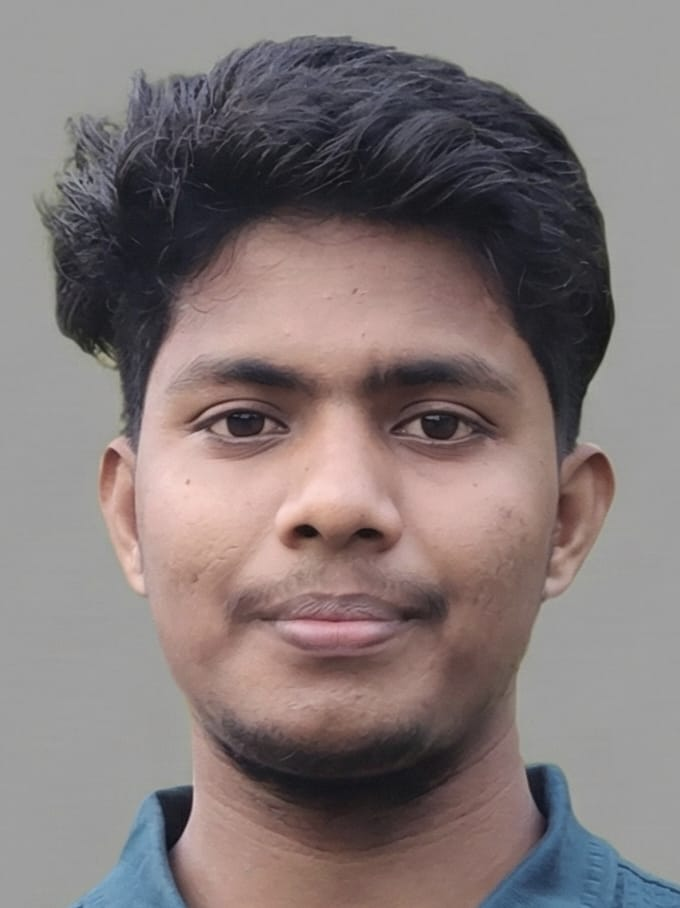
#> input picture models/dataset/amlan/amlan.jpeg, 680 x 908 px, given in place of the camera
$ python motion_detector.py
#> lines starting #> are read from the running program, lines starting #| are printed output that depends on the picture; after the words box and inside, x2 and y2 are one past the last pixel; in counts of white or black regions, pixels touching at a corner belong together
### backend/camera_manager.py
import platform
from typing import Optional, Tuple

import cv2
import numpy as np

# ---------------------------------------------------------------------------
# Platform detection
# ---------------------------------------------------------------------------
_IS_RASPBERRY_PI = platform.system() == "Linux"

# ---------------------------------------------------------------------------
# Defaults
# ---------------------------------------------------------------------------
DEFAULT_RESOLUTION: Tuple[int, int] = (1920, 1080)
DEFAULT_BRIGHTNESS: int = 20    # pixel offset added after capture (0–100)
DEFAULT_GAMMA: float = 1.5      # >1.0 brightens shadows; 1.0 = no change

# ---------------------------------------------------------------------------
# Module-level state
# ---------------------------------------------------------------------------
_cap: Optional[cv2.VideoCapture] = None
_brightness: int = DEFAULT_BRIGHTNESS
_gamma_lut: Optional[np.ndarray] = None


# ---------------------------------------------------------------------------
# Internal helpers
# ---------------------------------------------------------------------------

def _build_gamma_lut(gamma: float) -> np.ndarray:
    """
    Pre-compute an 8-bit lookup table for gamma correction.

    gamma > 1.0  →  brightens dark regions (good for dim USB cams)
    gamma < 1.0  →  darkens the image
    gamma = 1.0  →  identity (no change)
    """
    inv_gamma = 1.0 / gamma
    lut = np.array(
        [((i / 255.0) ** inv_gamma) * 255 for i in range(256)],
        dtype=np.uint8,
    )
    return lut


def _apply_corrections(
    frame: np.ndarray,
    brightness: int,
    gamma_lut: np.ndarray,
) -> np.ndarray:
    """
    Apply brightness offset then gamma correction to a BGR frame.

    brightness is added as a flat pixel offset; cv2.convertScaleAbs
    handles overflow clamping automatically.
    """
    frame = cv2.convertScaleAbs(frame, alpha=1.0, beta=float(brightness))
    frame = cv2.LUT(frame, gamma_lut)
    return frame


# ---------------------------------------------------------------------------
# Public API
# ---------------------------------------------------------------------------

def initialize_camera(
    camera_index: int = 0,
    resolution: Tuple[int, int] = DEFAULT_RESOLUTION,
    brightness: int = DEFAULT_BRIGHTNESS,
    gamma: float = DEFAULT_GAMMA,
) -> bool:
    """
    Open the USB webcam and configure it.

    Parameters
    ----------
    camera_index : int
        OS camera index (0 = first webcam).
    resolution : (width, height)
        Requested capture resolution. Defaults to 1920×1080.
        The camera may fall back to its nearest supported resolution.
    brightness : int
        Flat pixel brightness offset applied after capture (0–100).
    gamma : float
        Gamma value for correction LUT (>1.0 brightens dark frames).

    Returns
    -------
    bool
        True if the camera was opened successfully, False otherwise.
    """
#> called with camera_index = 0, resolution = (1920, 1080), brightness = 20, gamma = 1.5
    global _cap, _brightness, _gamma_lut

    # Select the appropriate backend per platform
    if _IS_RASPBERRY_PI:
        # V4L2 gives direct control and lower latency on Linux / Pi
        backend = cv2.CAP_V4L2
    else:
        # DirectShow works reliably across Windows webcams
        backend = cv2.CAP_DSHOW

    _cap = cv2.VideoCapture(camera_index, backend)

    if not _cap.isOpened():
        print(f"[CameraManager] ERROR: Could not open camera at index {camera_index}.")
        _cap = None
        return False

    # Request resolution
    _cap.set(cv2.CAP_PROP_FRAME_WIDTH, resolution[0])
    _cap.set(cv2.CAP_PROP_FRAME_HEIGHT, resolution[1])
    _cap.set(cv2.CAP_PROP_FPS, 30)

    # On Raspberry Pi keep the internal buffer small to avoid stale frames
    if _IS_RASPBERRY_PI:
        _cap.set(cv2.CAP_PROP_BUFFERSIZE, 1)

    # Discard warm-up frames so auto-exposure settles before use
    for _ in range(10):
        _cap.read()
#> this loop made 10 passes
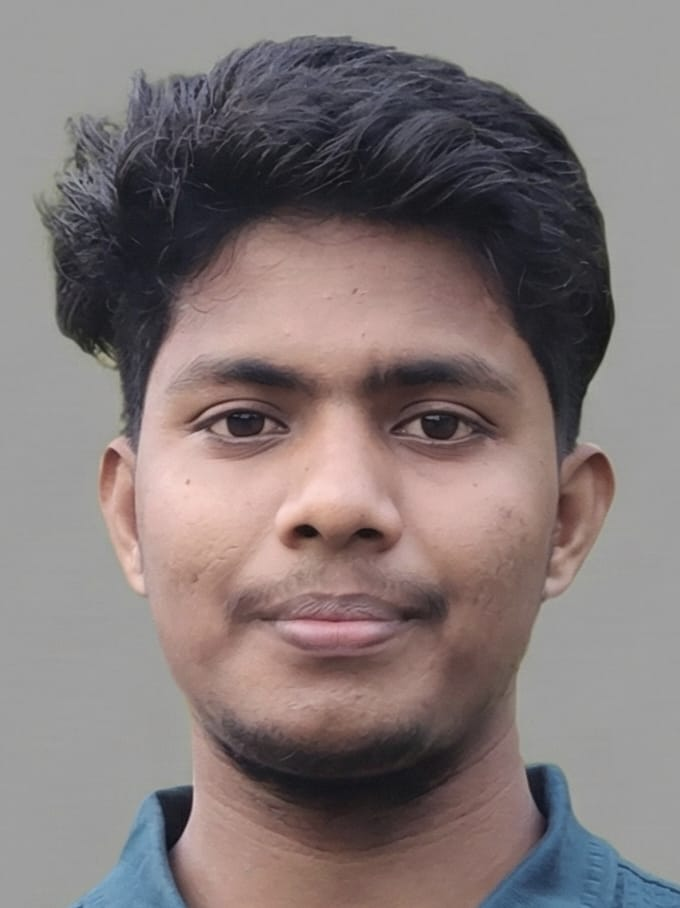
#> input picture models/dataset/amlan/amlan.jpeg, 680 x 908 px, given in place of the camera

    actual_w = int(_cap.get(cv2.CAP_PROP_FRAME_WIDTH))
    actual_h = int(_cap.get(cv2.CAP_PROP_FRAME_HEIGHT))
    print(
        f"[CameraManager] Camera {camera_index} opened "
        f"({'Pi/V4L2' if _IS_RASPBERRY_PI else 'Windows/DSHOW'}) "
        f"→ {actual_w}×{actual_h}"
    )

    _brightness = brightness
    _gamma_lut = _build_gamma_lut(gamma)
    return True


def get_frame() -> Optional[np.ndarray]:
    """
    Capture one frame from the webcam, apply corrections, and return it.

    Returns
    -------
    numpy.ndarray or None
        Processed BGR frame, or None if capture failed.
    """
    global _cap, _brightness, _gamma_lut

    if _cap is None or not _cap.isOpened():
        print("[CameraManager] ERROR: Camera is not initialized. Call initialize_camera() first.")
        return None

    ret, frame = _cap.read()
#> frame is the input picture: shape (908, 680, 3); mean B, G, R 119.8, 120.1, 131.2

    if not ret or frame is None:
        print("[CameraManager] WARNING: Failed to read frame from camera.")
        return None

    frame = _apply_corrections(frame, _brightness, _gamma_lut)
#> in _apply_corrections, `frame = cv2.LUT(frame, gamma_lut)`:
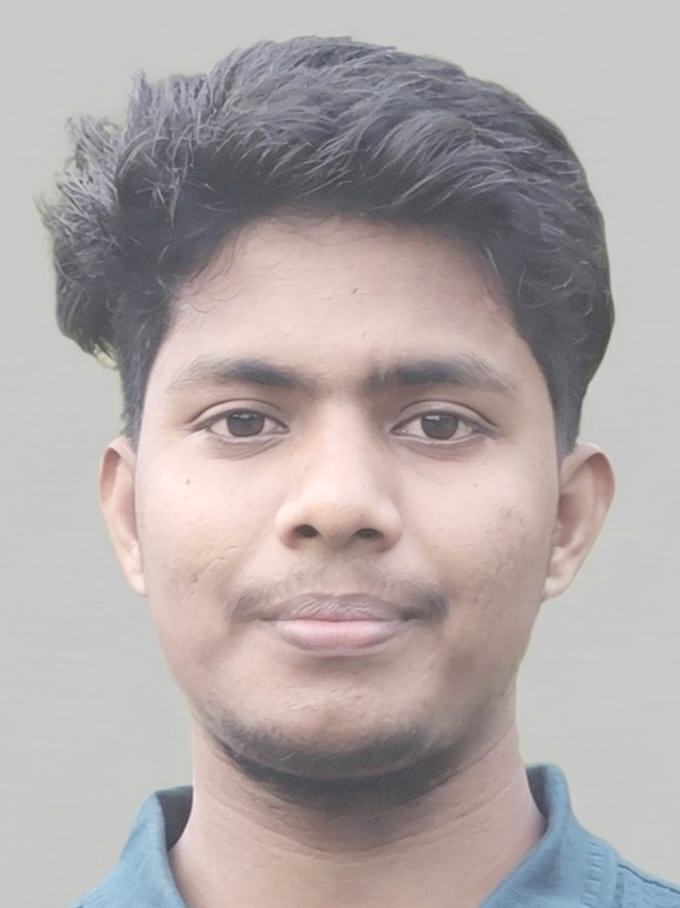
#> frame: shape (908, 680, 3); mean of channels 0, 1, 2 167.9, 167.9, 176.5; drawn as B, G, R
    return frame


def release_camera() -> None:
    """
    Release the camera resource and reset module state.

    Safe to call even if the camera was never initialized.
    """
    global _cap

    if _cap is not None:
        _cap.release()
        _cap = None
        print("[CameraManager] Camera released.")


# ---------------------------------------------------------------------------
# Quick self-test  (python -m backend.camera_manager)
# ---------------------------------------------------------------------------

# [22 lines that do not run on import are left out]

### backend/motion_detector.py
"""
motion_detector.py – Second Sentry
===================================
OpenCV-based motion detection via frame differencing.
Optimized for Raspberry Pi (low-res grayscale pipeline) but fully
runnable on Windows for development / testing.
"""

import cv2
import numpy as np

# ---------------------------------------------------------------------------
# Adjustable parameters
# ---------------------------------------------------------------------------

# Binary-threshold applied to the absolute frame difference.
# Pixel changes below this value are ignored as noise.
# Raise on noisy cameras; lower for higher sensitivity.
MOTION_THRESHOLD: int = 25

# Minimum contour area (pixels²) to count as real motion.
# Increase to ignore insects / compression artefacts; decrease to catch
# smaller movements.
MIN_CONTOUR_AREA: int = 500

# Gaussian blur kernel size – smooths frames before differencing.
# Must be an odd number.  Larger = more noise suppression but less detail.
_BLUR_KERNEL: tuple = (21, 21)

# Dilation iterations – fills small gaps between motion regions so they
# merge into a single contour.
_DILATE_ITERATIONS: int = 2


# ---------------------------------------------------------------------------
# Public API
# ---------------------------------------------------------------------------

def detect_motion(
    current_frame: np.ndarray,
    previous_frame: np.ndarray,
    *,
    motion_threshold: int = MOTION_THRESHOLD,
    min_contour_area: int = MIN_CONTOUR_AREA,
) -> bool:
    """
    Detect motion between two consecutive BGR frames.

    Pipeline
    --------
    1. Convert both frames to grayscale.
    2. Apply Gaussian blur to suppress sensor / compression noise.
    3. Compute absolute pixel-level difference.
    4. Threshold the diff image to produce a binary motion mask.
    5. Dilate the mask to merge nearby regions.
    6. Find external contours and check whether any exceeds
       *min_contour_area*.

    Parameters
    ----------
    current_frame : np.ndarray
        The latest captured BGR frame.
    previous_frame : np.ndarray
        The immediately preceding BGR frame.
    motion_threshold : int, optional
        Pixel-difference threshold (0-255).  Defaults to module-level
        ``MOTION_THRESHOLD``.
    min_contour_area : int, optional
        Smallest contour area (px²) that counts as motion.  Defaults to
        module-level ``MIN_CONTOUR_AREA``.

    Returns
    -------
    bool
        ``True`` if motion is detected, ``False`` otherwise.
    """
#> called with motion_threshold = 25, min_contour_area = 500
    if current_frame is None or previous_frame is None:
        return False

    # 1. Grayscale conversion
    gray_curr = cv2.cvtColor(current_frame, cv2.COLOR_BGR2GRAY)
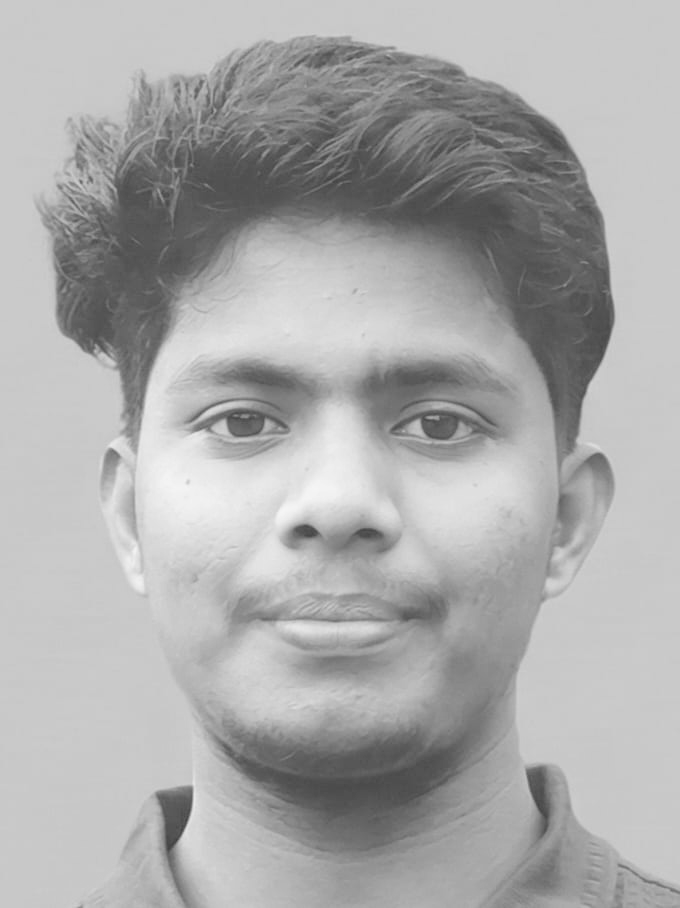
#> gray_curr: shape (908, 680); min 64, max 245, mean 170.5
    gray_prev = cv2.cvtColor(previous_frame, cv2.COLOR_BGR2GRAY)

    # 2. Gaussian blur (reduces high-frequency noise)
    gray_curr = cv2.GaussianBlur(gray_curr, _BLUR_KERNEL, 0)
    gray_prev = cv2.GaussianBlur(gray_prev, _BLUR_KERNEL, 0)

    # 3. Frame difference
    diff = cv2.absdiff(gray_prev, gray_curr)
#> diff: shape (908, 680); every value is 0

    # 4. Binary threshold → motion mask
    _, mask = cv2.threshold(diff, motion_threshold, 255, cv2.THRESH_BINARY)

    # 5. Dilate to close small gaps
    mask = cv2.dilate(mask, None, iterations=_DILATE_ITERATIONS)

    # 6. Contour detection
    contours, _ = cv2.findContours(
        mask, cv2.RETR_EXTERNAL, cv2.CHAIN_APPROX_SIMPLE
    )
#> contours = []

    # Return True as soon as any contour exceeds the minimum area
    for contour in contours:
        if cv2.contourArea(contour) >= min_contour_area:
            return True
#> this loop made 0 passes

    return False


# ---------------------------------------------------------------------------
# Quick self-test  (python -m backend.motion_detector)
# ---------------------------------------------------------------------------

if __name__ == "__main__":
    from backend.camera_manager import initialize_camera, get_frame, release_camera

    print("[MotionDetector] Running self-test — press 'q' to quit.")

    if not initialize_camera():
        raise SystemExit("Camera init failed.")

    previous_frame = get_frame()

    while True:
        current_frame = get_frame()
        if current_frame is None:
            break

        motion = detect_motion(current_frame, previous_frame)
#> motion = False

        label = "MOTION DETECTED" if motion else "No motion"
#> label = 'No motion'
        color = (0, 0, 255)       if motion else (0, 255, 0)
#> color = (0, 255, 0)

        display = current_frame.copy()
        cv2.putText(display, label, (20, 40),
                    cv2.FONT_HERSHEY_SIMPLEX, 1.2, color, 2)
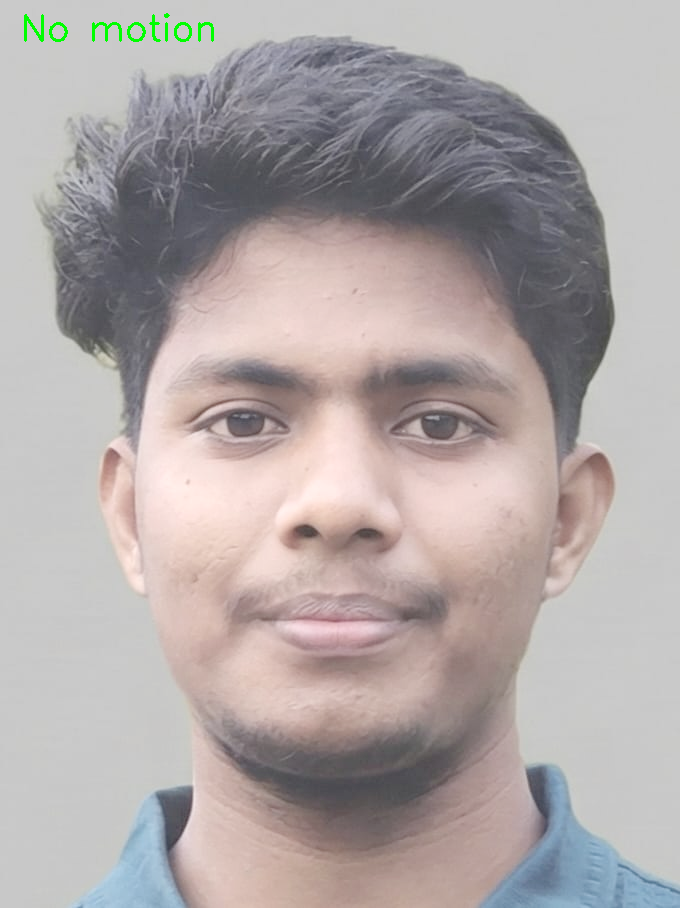
#> display: shape (908, 680, 3); 0.21% of pixels changed, all inside (x1, y1, x2, y2) = (24, 13, 214, 42); drawn as B, G, R

        cv2.imshow("Second Sentry – Motion Detector Test",
                   cv2.resize(display, (960, 540)))
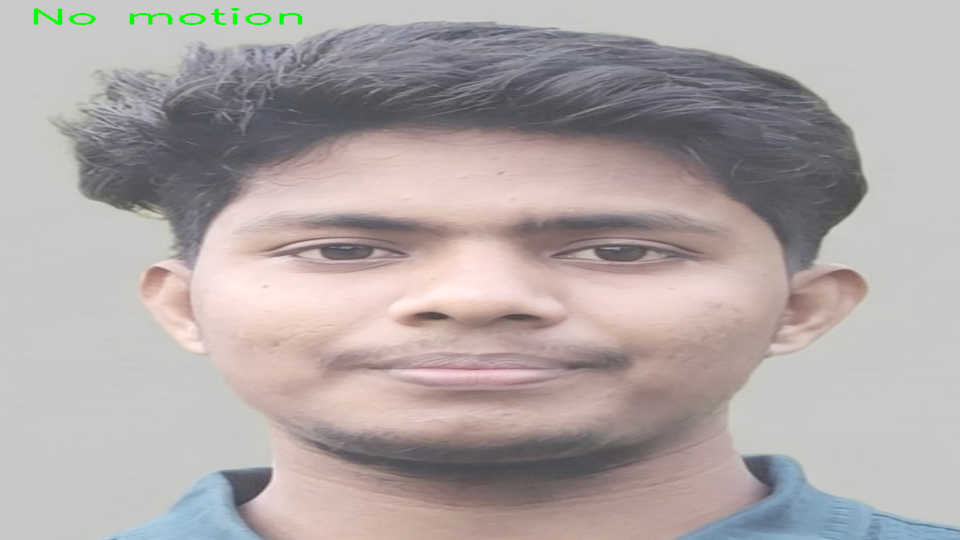
#> window 'Second Sentry – Motion Detecto': shape (540, 960, 3); mean B, G, R 167.4, 167.9, 176

        previous_frame = current_frame

        if cv2.waitKey(1) & 0xFF == ord("q"):
#> (key q is pressed here)
            break

    release_camera()
    cv2.destroyAllWindows()
    print("[MotionDetector] Self-test complete.")
